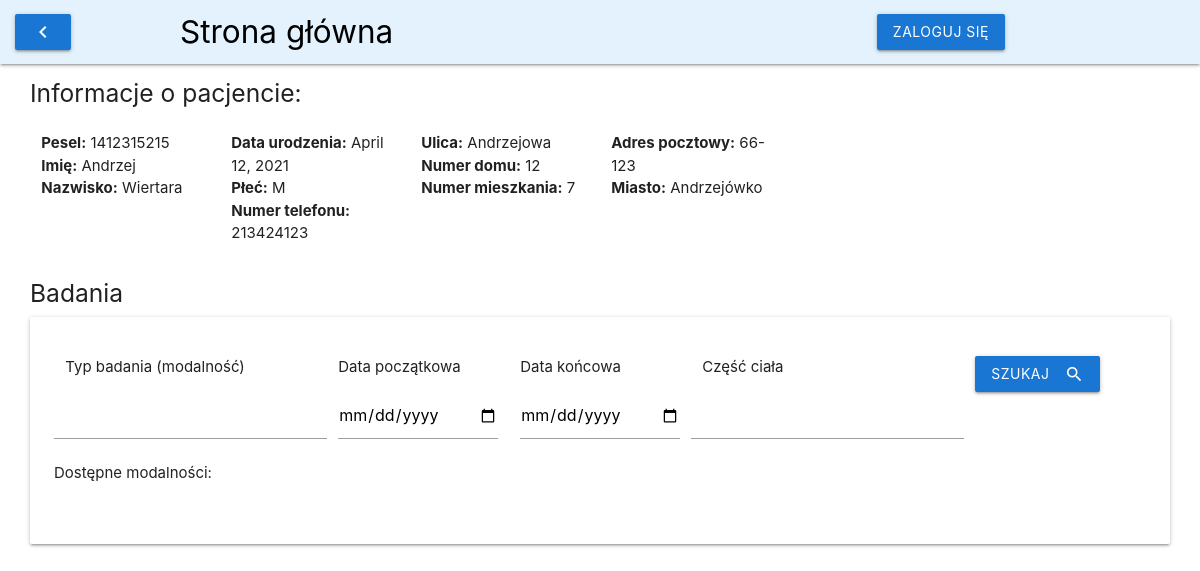
Page /patient/1412315215/ on the committed database.
### pacjenci/models.py (models this page shows, shortened)
class Patient(models.Model):
    class Meta:
        verbose_name_plural = "Patients"
    SEX_CHOICES = (
        ('M', 'Male'),
        ('F', 'Female')
    )
    pesel = models.CharField(max_length=11, primary_key=True)
    first_name = models.CharField(max_length=20)
    surname = models.CharField(max_length=30)
    birthdate = models.DateField()
    sex = models.CharField(max_length=1, choices=SEX_CHOICES)
    phone_no = models.CharField(max_length=15, blank=True)
    street_name = models.CharField(max_length=20, blank=True)
    house_no = models.IntegerField(blank=True)
    flat_no = models.IntegerField(blank=True)
    postal_code = models.CharField(max_length=6, blank=True)
    city = models.CharField(max_length=20, blank=True)
    description = models.TextField(blank=True)
    dicom_location = models.TextField(blank=True)

### pacjenci/views.py (the view)
# urls.py: path('patient/<patient_id>/', patient_info, name='patient_info'),
def patient_info(request, patient_id):
    patient_data = Patient.objects.get(pesel=patient_id)
    patient_studies = Studies.objects.filter(patient = patient_id).order_by('-study_date')
    start_date_query = request.GET.get('start_date')
    end_date_query = request.GET.get('end_date')
    body_part_query = request.GET.get('body_part')
    modalities_query = request.GET.get('modality')
    if is_valid_queryparam(modalities_query):
        patient_studies = patient_studies.filter(modalities__icontains = modalities_query)
    if is_valid_queryparam(body_part_query):
        patient_studies = patient_studies.filter(body_parts__icontains = body_part_query)
    if is_valid_queryparam(start_date_query):
        patient_studies = patient_studies.filter(study_date__gte = start_date_query)
    if is_valid_queryparam(end_date_query):
        patient_studies = patient_studies.filter(study_date__lt = end_date_query)
    modalities = []
    for study in patient_studies:
        modalities.append(study.modalities)
    modalities = list(set(modalities))
    data = {
        'patient_data' : patient_data,
        'patient_studies' : patient_studies,
        'modalities': modalities
    }
    return render(request, 'patient_info.html', data)

### pacjenci/views.py (called while the page is built)
def is_valid_queryparam(param):
    return param != '' and param is not None

### pacjenci/templates/patient_info.html
{% extends 'main.html' %}
{% block patient %}
<head>
    {% load static %}
    <link rel="stylesheet" href="{% static 'timeline.css' %}" type="text/css">
</head>
<div>
    <h5>Informacje o pacjencie:</h5>
    <div class="row">
        <ul class="col s2">
            <li><b>Pesel:</b> {{patient_data.pesel}}</li>
            <li><b>Imię:</b> {{patient_data.first_name}}</li>
            <li><b>Nazwisko:</b> {{patient_data.surname}}</li>
        </ul>
        <ul class="col s2">
            <li><b>Data urodzenia:</b> {{patient_data.birthdate}}</li>
            <li><b>Płeć:</b> {{patient_data.sex}}</li>
            <li><b>Numer telefonu:</b> {{patient_data.phone_no}}</li>
        </ul>
        <ul class="col s2">
            <li><b>Ulica:</b> {{patient_data.street_name}}</li>
            <li><b>Numer domu:</b> {{patient_data.house_no}}</li>
            <li><b>Numer mieszkania:</b> {{patient_data.flat_no}}</li>
        </ul>
        <ul class="col s2">
            <li><b>Adres pocztowy:</b> {{patient_data.postal_code}}</li>
            <li><b>Miasto:</b> {{patient_data.city}}</li>
        </ul>
    </div>
    <h5>Badania</h5>
    {% include 'timeline.html' %}
</div>
{% endblock patient %}

### rows in the picture
Patient: pesel "1412315215", first_name "Andrzej", surname "Wiertara", birthdate "April 12, 2021", sex "M", phone_no "213424123", street_name "Andrzejowa", house_no "12", flat_no "7", postal_code "66-123", city "Andrzejówko"
